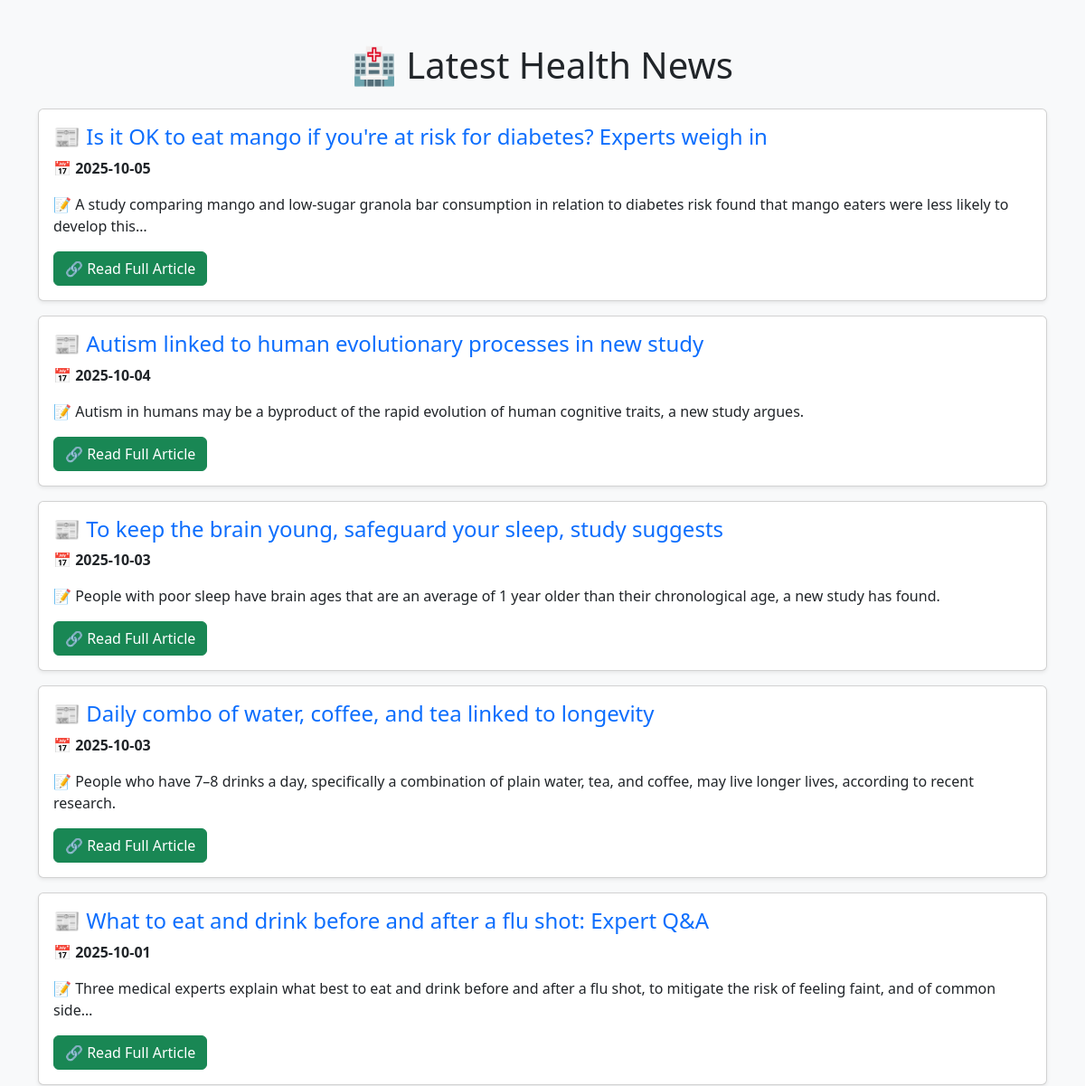
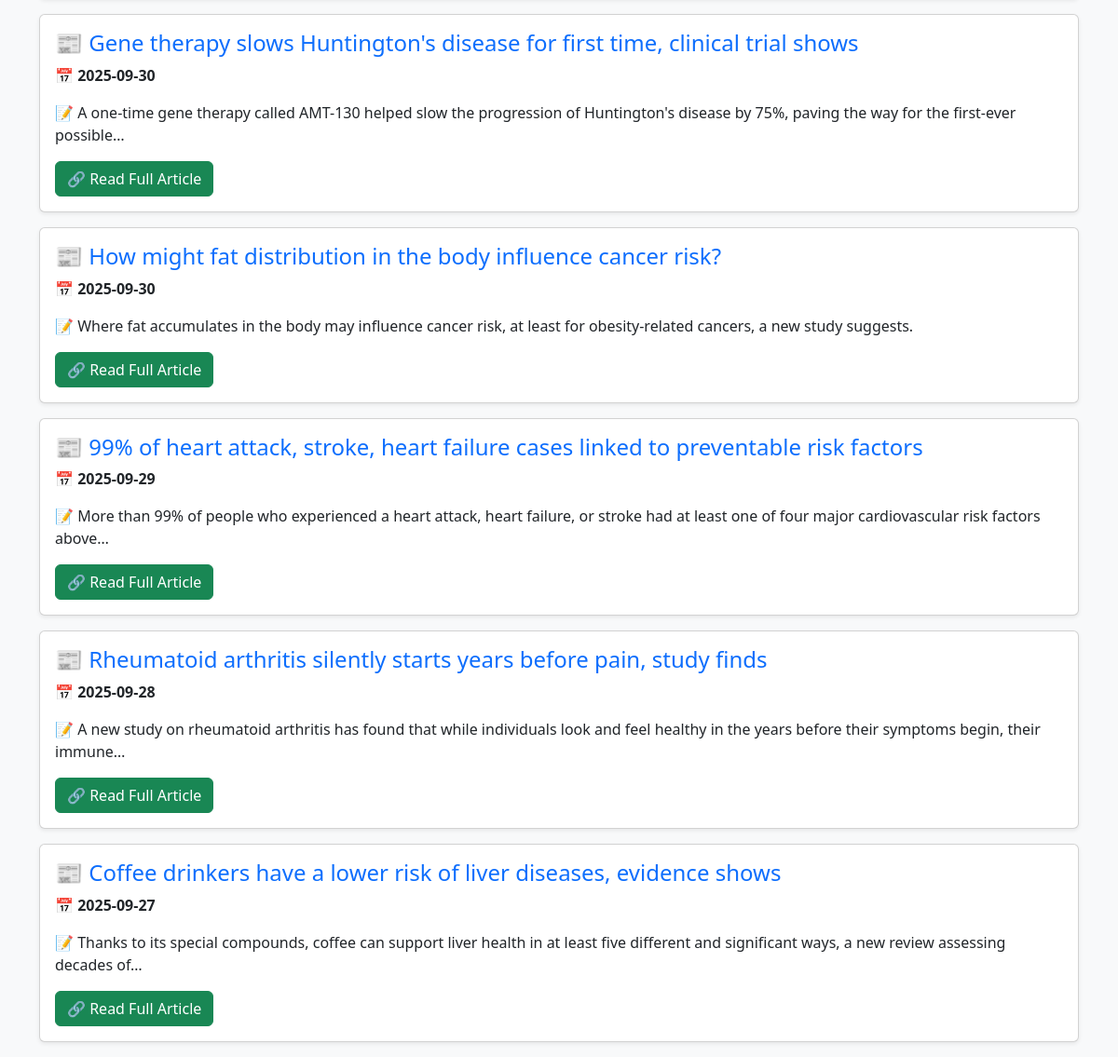
Before: / with the older database file (2 pictures, top to bottom).
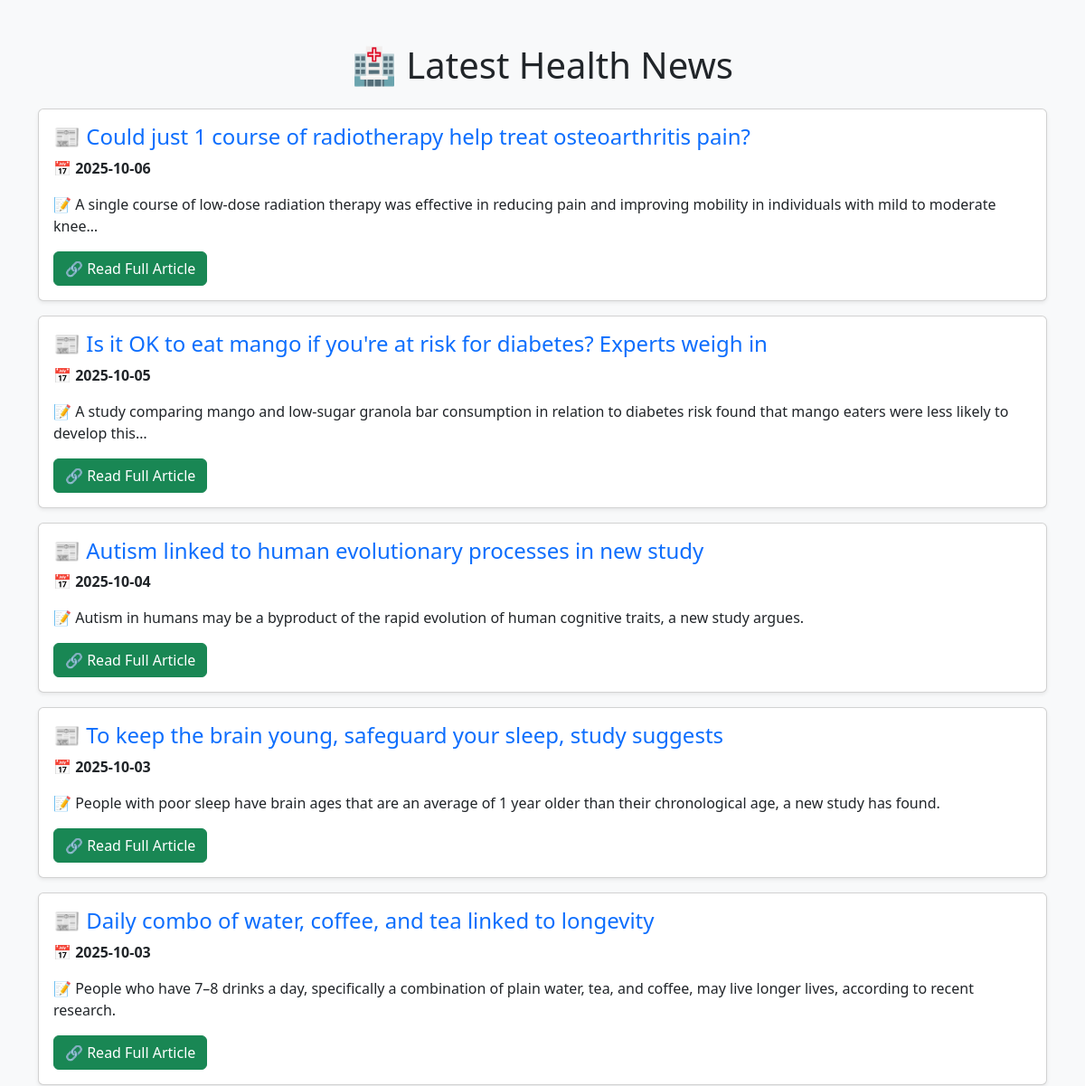
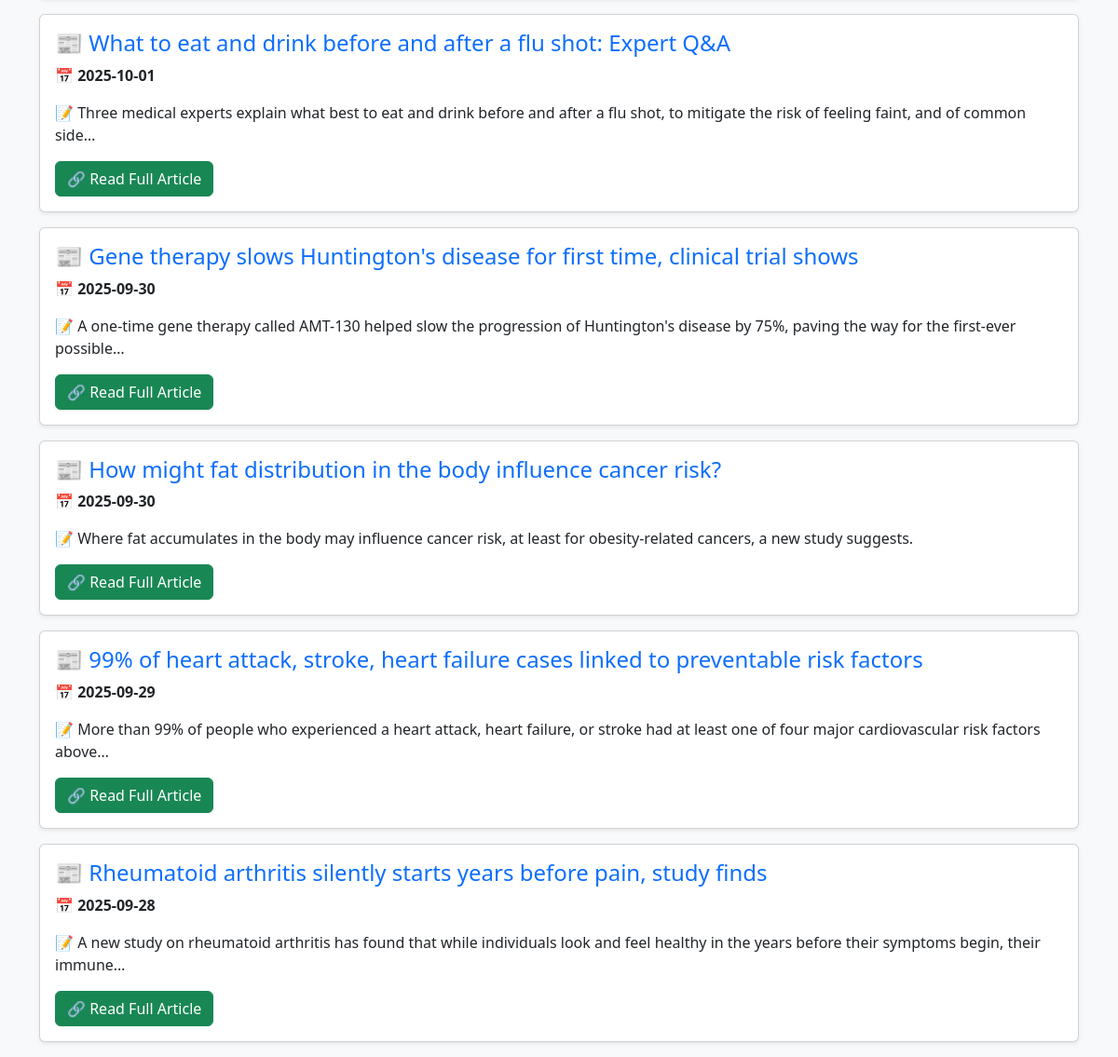
After: the same page with the newer database file (2 pictures, top to bottom).
### tables this page shows
CREATE TABLE news (
        id INTEGER PRIMARY KEY AUTOINCREMENT,
        date TEXT NOT NULL,
        title TEXT UNIQUE, 
        description TEXT,
        news_url TEXT
    );

### app.py (the view)
@app.route("/")
def index():
    page = request.args.get("page", 1, type=int)  # Get the current page number
    limit = 10  # Number of articles per page
    offset = (page - 1) * limit  # Calculate the offset
    news = fetch_news(limit, offset)
    return render_template("index.html", news=news, page=page)

### app.py (called while the page is built)
def fetch_news(limit=10, offset=0):
    conn = sqlite3.connect("health_news.db")
    cursor = conn.cursor()
    cursor.execute("SELECT date, title, description, news_url FROM news ORDER BY date DESC LIMIT ? OFFSET ?", (limit, offset))
    news_list = cursor.fetchall()
    conn.close()
    return news_list

### templates/index.html (shortened to what this page needs)
<!DOCTYPE html>
<html lang="en">
<head>
    <link href="https://cdn.jsdelivr.net/npm/bootstrap@5.3.0/dist/css/bootstrap.min.css" rel="stylesheet">
</head>
<body class="bg-light">
    <div class="container mt-5">
        <h1 class="text-center mb-4">🏥 Latest Health News</h1>
        {% for article in news %}
        <div class="card mb-3 shadow-sm">
            <div class="card-body">
                <h4 class="card-title text-primary">📰 {{ article[1] }}</h4>
                <p class="card-text">📅 <strong>{{ article[0] }}</strong></p>
                <p class="card-text">📝 {{ article[2] }}</p>
                <a href="{{ article[3] }}" class="btn btn-success" target="_blank">🔗 Read Full Article</a>
            </div>
        </div>
        {% endfor %}
    </div>
</body>
</html>

Changed rows visible on the page:
no longer on this page (row unchanged): news: title "Coffee drinkers have a lower risk of liver diseases, evidence shows", date "2025-09-27", description "Thanks to its special compounds, coffee can support liver health in at least five different and significant ways, a new review assessing decades of…"
added news: title "Could just 1 course of radiotherapy help treat osteoarthritis pain?", date "2025-10-06", description "A single course of low-dose radiation therapy was effective in reducing pain and improving mobility in individuals with mild to moderate knee…"
